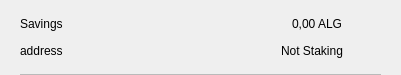
<?xml version="1.0" encoding="UTF-8"?>
<ui version="4.0">
 <class>CSRow</class>
 <widget class="QWidget" name="CSRow">
  <property name="geometry">
   <rect>
    <x>0</x>
    <y>0</y>
    <width>401</width>
    <height>75</height>
   </rect>
  </property>
  <property name="windowTitle">
   <string>Form</string>
  </property>
  <layout class="QVBoxLayout" name="verticalLayout">
   <property name="spacing">
    <number>0</number>
   </property>
   <property name="leftMargin">
    <number>20</number>
   </property>
   <property name="topMargin">
    <number>10</number>
   </property>
   <property name="rightMargin">
    <number>20</number>
   </property>
   <property name="bottomMargin">
    <number>0</number>
   </property>
   <item>
    <widget class="QWidget" name="info" native="true">
     <property name="minimumSize">
      <size>
       <width>0</width>
       <height>0</height>
      </size>
     </property>
     <layout class="QHBoxLayout" name="horizontalLayout_3">
      <property name="leftMargin">
       <number>0</number>
      </property>
      <property name="topMargin">
       <number>0</number>
      </property>
      <property name="rightMargin">
       <number>0</number>
      </property>
      <property name="bottomMargin">
       <number>10</number>
      </property>
      <item>
       <widget class="QWidget" name="container" native="true">
        <property name="minimumSize">
         <size>
          <width>0</width>
          <height>0</height>
         </size>
        </property>
        <layout class="QVBoxLayout" name="verticalLayout_2">
         <property name="spacing">
          <number>0</number>
         </property>
         <property name="leftMargin">
          <number>0</number>
         </property>
         <property name="topMargin">
          <number>0</number>
         </property>
         <property name="rightMargin">
          <number>0</number>
         </property>
         <property name="bottomMargin">
          <number>0</number>
         </property>
         <item>
          <layout class="QHBoxLayout" name="horizontalLayout">
           <item>
            <widget class="QLabel" name="labelName">
             <property name="toolTip">
              <string notr="true"/>
             </property>
             <property name="text">
              <string>Savings</string>
             </property>
            </widget>
           </item>
           <item>
            <spacer name="horizontalSpacer">
             <property name="orientation">
              <enum>Qt::Horizontal</enum>
             </property>
             <property name="sizeHint" stdset="0">
              <size>
               <width>40</width>
               <height>20</height>
              </size>
             </property>
            </spacer>
           </item>
           <item>
            <widget class="QLabel" name="labelAmount">
             <property name="text">
              <string>0,00 ALG</string>
             </property>
            </widget>
           </item>
          </layout>
         </item>
         <item>
          <layout class="QHBoxLayout" name="horizontalLayout_2">
           <item>
            <widget class="QLabel" name="labelAddress">
             <property name="toolTip">
              <string notr="true"/>
             </property>
             <property name="text">
              <string>address</string>
             </property>
            </widget>
           </item>
           <item>
            <spacer name="horizontalSpacer_2">
             <property name="orientation">
              <enum>Qt::Horizontal</enum>
             </property>
             <property name="sizeHint" stdset="0">
              <size>
               <width>40</width>
               <height>20</height>
              </size>
             </property>
            </spacer>
           </item>
           <item>
            <widget class="QLabel" name="labelStaking">
             <property name="text">
              <string>Not Staking</string>
             </property>
            </widget>
           </item>
          </layout>
         </item>
        </layout>
       </widget>
      </item>
      <item alignment="Qt::AlignHCenter|Qt::AlignVCenter">
       <widget class="QPushButton" name="pushButtonMenu">
        <property name="minimumSize">
         <size>
          <width>24</width>
          <height>24</height>
         </size>
        </property>
        <property name="maximumSize">
         <size>
          <width>32</width>
          <height>32</height>
         </size>
        </property>
        <property name="focusPolicy">
         <enum>Qt::NoFocus</enum>
        </property>
        <property name="styleSheet">
         <string notr="true">border:none; background-color:transparent;</string>
        </property>
        <property name="text">
         <string/>
        </property>
        <property name="icon">
         <iconset>
          <normaloff>://ic-menu-hover</normaloff>://ic-menu-hover</iconset>
        </property>
        <property name="iconSize">
         <size>
          <width>24</width>
          <height>24</height>
         </size>
        </property>
       </widget>
      </item>
     </layout>
    </widget>
   </item>
   <item>
    <widget class="QLabel" name="lblDivisory">
     <property name="minimumSize">
      <size>
       <width>0</width>
       <height>1</height>
      </size>
     </property>
     <property name="maximumSize">
      <size>
       <width>16777215</width>
       <height>1</height>
      </size>
     </property>
     <property name="styleSheet">
      <string notr="true">background-color:#bababa;</string>
     </property>
     <property name="text">
      <string/>
     </property>
     <property name="alignment">
      <set>Qt::AlignBottom|Qt::AlignLeading|Qt::AlignLeft</set>
     </property>
    </widget>
   </item>
  </layout>
 </widget>
 <resources/>
 <connections/>
</ui>
